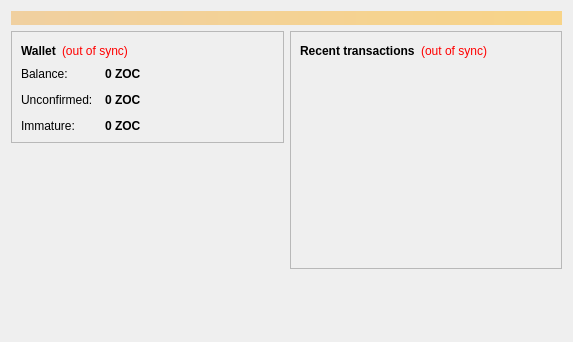
<?xml version="1.0" encoding="UTF-8"?>
<ui version="4.0">
 <class>OverviewPage</class>
 <widget class="QWidget" name="OverviewPage">
  <property name="geometry">
   <rect>
    <x>0</x>
    <y>0</y>
    <width>573</width>
    <height>342</height>
   </rect>
  </property>
  <property name="windowTitle">
   <string>Form</string>
  </property>
  <layout class="QVBoxLayout" name="topLayout">
   <item>
    <widget class="QLabel" name="labelAlerts">
     <property name="visible">
      <bool>false</bool>
     </property>
     <property name="styleSheet">
      <string notr="true">background-color: qlineargradient(x1: 0, y1: 0, x2: 1, y2: 0, stop:0 #F0D0A0, stop:1 #F8D488); color:#000000;</string>
     </property>
     <property name="wordWrap">
      <bool>true</bool>
     </property>
     <property name="margin">
      <number>3</number>
     </property>
    </widget>
   </item>
   <item>
    <layout class="QHBoxLayout" name="horizontalLayout" stretch="1,1">
     <item>
      <layout class="QVBoxLayout" name="verticalLayout_2">
       <item>
        <widget class="QFrame" name="frame">
         <property name="frameShape">
          <enum>QFrame::StyledPanel</enum>
         </property>
         <property name="frameShadow">
          <enum>QFrame::Raised</enum>
         </property>
         <layout class="QVBoxLayout" name="verticalLayout_4">
          <item>
           <layout class="QHBoxLayout" name="horizontalLayout_4">
            <item>
             <widget class="QLabel" name="label_5">
              <property name="font">
               <font>
                <weight>75</weight>
                <bold>true</bold>
               </font>
              </property>
              <property name="text">
               <string>Wallet</string>
              </property>
             </widget>
            </item>
            <item>
             <widget class="QLabel" name="labelWalletStatus">
              <property name="toolTip">
               <string>&lt;html&gt;&lt;head/&gt;&lt;body&gt;&lt;p&gt;The displayed information may be out of date. Your wallet automatically synchronizes with the musangKingcoin network after a connection is established, but this process has not completed yet.&lt;/p&gt;&lt;/body&gt;&lt;/html&gt;</string>
              </property>
              <property name="styleSheet">
               <string notr="true">QLabel { color: red; }</string>
              </property>
              <property name="text">
               <string notr="true">(out of sync)</string>
              </property>
              <property name="alignment">
               <set>Qt::AlignLeading|Qt::AlignLeft|Qt::AlignVCenter</set>
              </property>
             </widget>
            </item>
            <item>
             <spacer name="horizontalSpacer_2">
              <property name="orientation">
               <enum>Qt::Horizontal</enum>
              </property>
              <property name="sizeHint" stdset="0">
               <size>
                <width>40</width>
                <height>20</height>
               </size>
              </property>
             </spacer>
            </item>
           </layout>
          </item>
          <item>
           <layout class="QFormLayout" name="formLayout_2">
            <property name="fieldGrowthPolicy">
             <enum>QFormLayout::AllNonFixedFieldsGrow</enum>
            </property>
            <property name="horizontalSpacing">
             <number>12</number>
            </property>
            <property name="verticalSpacing">
             <number>12</number>
            </property>
            <item row="0" column="0">
             <widget class="QLabel" name="label">
              <property name="text">
               <string>Balance:</string>
              </property>
             </widget>
            </item>
            <item row="0" column="1">
             <widget class="QLabel" name="labelBalance">
              <property name="font">
               <font>
                <weight>75</weight>
                <bold>true</bold>
               </font>
              </property>
              <property name="cursor">
               <cursorShape>IBeamCursor</cursorShape>
              </property>
              <property name="toolTip">
               <string>Your current balance</string>
              </property>
              <property name="text">
               <string notr="true">0 ZOC</string>
              </property>
              <property name="textInteractionFlags">
               <set>Qt::LinksAccessibleByMouse|Qt::TextSelectableByKeyboard|Qt::TextSelectableByMouse</set>
              </property>
             </widget>
            </item>
            <item row="1" column="0">
             <widget class="QLabel" name="label_3">
              <property name="text">
               <string>Unconfirmed:</string>
              </property>
             </widget>
            </item>
            <item row="1" column="1">
             <widget class="QLabel" name="labelUnconfirmed">
              <property name="font">
               <font>
                <weight>75</weight>
                <bold>true</bold>
               </font>
              </property>
              <property name="cursor">
               <cursorShape>IBeamCursor</cursorShape>
              </property>
              <property name="toolTip">
               <string>Total of transactions that have yet to be confirmed, and do not yet count toward the current balance</string>
              </property>
              <property name="text">
               <string notr="true">0 ZOC</string>
              </property>
              <property name="textInteractionFlags">
               <set>Qt::LinksAccessibleByMouse|Qt::TextSelectableByKeyboard|Qt::TextSelectableByMouse</set>
              </property>
             </widget>
            </item>
            <item row="2" column="0">
             <widget class="QLabel" name="labelImmatureText">
              <property name="text">
               <string>Immature:</string>
              </property>
             </widget>
            </item>
            <item row="2" column="1">
             <widget class="QLabel" name="labelImmature">
              <property name="font">
               <font>
                <weight>75</weight>
                <bold>true</bold>
               </font>
              </property>
              <property name="toolTip">
               <string>Mined balance that has not yet matured</string>
              </property>
              <property name="text">
               <string notr="true">0 ZOC</string>
              </property>
              <property name="textInteractionFlags">
               <set>Qt::LinksAccessibleByMouse|Qt::TextSelectableByKeyboard|Qt::TextSelectableByMouse</set>
              </property>
             </widget>
            </item>
           </layout>
          </item>
             
         </layout>
        </widget>
       </item>
       <item>
        <spacer name="verticalSpacer">
         <property name="orientation">
          <enum>Qt::Vertical</enum>
         </property>
         <property name="sizeHint" stdset="0">
          <size>
           <width>20</width>
           <height>40</height>
          </size>
         </property>
        </spacer>
       </item>
	   <item>
           <widget class="QLabel" name="label_wallet_bgcoin">
            <property name="text">
             <string/>
            </property>
            <property name="pixmap">
             <pixmap resource="../bitcoin.qrc">:/images/backg</pixmap>
            </property>
            <property name="scaledContents">
             <bool>false</bool>
            </property>
            <property name="alignment">
             <set>Qt::AlignCenter</set>
            </property>
            <property name="margin">
             <number>-2</number>
            </property>
           </widget>
          </item>
      </layout>
     </item>
     <item>
      <layout class="QVBoxLayout" name="verticalLayout_3">
       <item>
        <widget class="QFrame" name="frame_2">
         <property name="frameShape">
          <enum>QFrame::StyledPanel</enum>
         </property>
         <property name="frameShadow">
          <enum>QFrame::Raised</enum>
         </property>
         <layout class="QVBoxLayout" name="verticalLayout">
          <item>
           <layout class="QHBoxLayout" name="horizontalLayout_2">
            <item>
             <widget class="QLabel" name="label_4">
              <property name="text">
               <string>&lt;b&gt;Recent transactions&lt;/b&gt;</string>
              </property>
             </widget>
            </item>
            <item>
             <widget class="QLabel" name="labelTransactionsStatus">
              <property name="toolTip">
               <string>&lt;html&gt;&lt;head/&gt;&lt;body&gt;&lt;p&gt;The displayed information may be out of date. Your wallet automatically synchronizes with the musangKingcoin network after a connection is established, but this process has not completed yet.&lt;/p&gt;&lt;/body&gt;&lt;/html&gt;</string>
              </property>
              <property name="styleSheet">
               <string notr="true">QLabel { color: red; }</string>
              </property>
              <property name="text">
               <string notr="true">(out of sync)</string>
              </property>
              <property name="alignment">
               <set>Qt::AlignRight|Qt::AlignTrailing|Qt::AlignVCenter</set>
              </property>
             </widget>
            </item>
            <item>
             <spacer name="horizontalSpacer">
              <property name="orientation">
               <enum>Qt::Horizontal</enum>
              </property>
              <property name="sizeHint" stdset="0">
               <size>
                <width>40</width>
                <height>20</height>
               </size>
              </property>
             </spacer>
            </item>
           </layout>
          </item>
          <item>
           <widget class="QListView" name="listTransactions">
            <property name="styleSheet">
             <string notr="true">QListView { background: transparent; }</string>
            </property>
            <property name="frameShape">
             <enum>QFrame::NoFrame</enum>
            </property>
            <property name="verticalScrollBarPolicy">
             <enum>Qt::ScrollBarAlwaysOff</enum>
            </property>
            <property name="horizontalScrollBarPolicy">
             <enum>Qt::ScrollBarAlwaysOff</enum>
            </property>
            <property name="selectionMode">
             <enum>QAbstractItemView::NoSelection</enum>
            </property>
           </widget>
          </item>
         </layout>
        </widget>
       </item>
       <item>
        <spacer name="verticalSpacer_2">
         <property name="orientation">
          <enum>Qt::Vertical</enum>
         </property>
         <property name="sizeHint" stdset="0">
          <size>
           <width>20</width>
           <height>40</height>
          </size>
         </property>
        </spacer>
       </item>
      </layout>
     </item>
    </layout>
   </item>
  </layout>
 </widget>
 <resources/>
 <connections/>
</ui>
